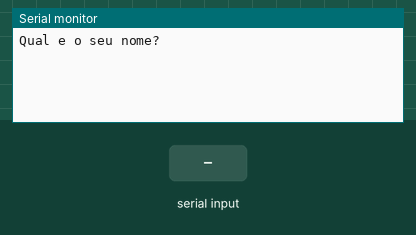
Simulated run of this sketch. Board: Arduino Uno, built with avr-gcc and run on an emulated ATmega328P. Shown: the last lines printed to the serial monitor. The inputs (shaded band) are chosen by the test bench.

Above: at 1.2 s.
1.3 s: "90,45\n" received over Serial
At 1.9 s:
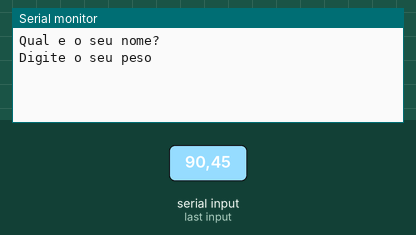
2.8 s: "30,150\n" received over Serial
At 3.6 s:
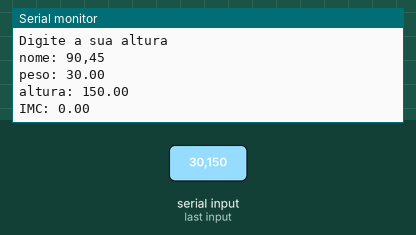
4.3 s: "5\n" received over Serial
At 5.1 s:
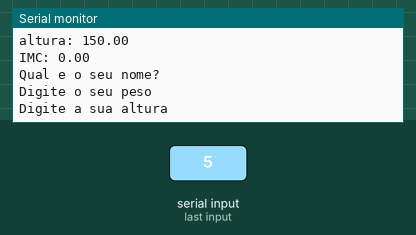

The sketch:

lpmb_41.ino
```cpp
//Faça um programa que receba o nome, o peso e a altura de uma
//pessoa. Calcule e imprima o nome e o IMC dessa pessoa - IMC = peso
//(altura * altura).

String nome = " ";
float peso = 0;
float altura = 0;
float IMC =0;

void setup()
{
  Serial.begin(9600);
}

void loop()
{
 //Entrada
  Serial.println ("Qual e o seu nome?");//mostre a msg na tela
  while ( !Serial.available() );// espera o usuario dar <Enter>
  nome = Serial.readStringUntil('\n');//transforma o nome em texto

  Serial.println ("Digite o seu peso");//mostre a msg na tela
  while ( !Serial.available() );//espera o usuario dar <Enter>
  peso = Serial.parseFloat();


  Serial.println ("Digite a sua altura");//mostre a msg na tela
  while ( !Serial.available() );//espera o usuario dar <Enter>
  altura = Serial.parseFloat();


 //Processamento
  IMC = peso / (altura * altura);

 //Saida
  Serial.println("nome: " + String(nome) );//imprime o texto
  Serial.println("peso: " + String(peso) );//imprime o texto
  Serial.println("altura: " + String(altura) );//imprime o texto
  Serial.println("IMC: " + String(IMC) );//imprime o texto


  delay(1000);

}
```

Measured:
- after the input at 1.3 s, the serial monitor: prints a new line at once (image 1)
- after the input at 2.8 s, the serial monitor: prints a new line at once (image 2)
